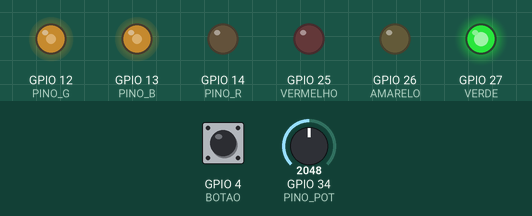
Simulated run of this sketch. Board: ESP32. Parts: output pins drawn as LEDs (lit = HIGH). Inputs (shaded band) come from the test bench; at power-on: GPIO 34 (PINO_POT) = 2048, GPIO 4 (BOTAO) HIGH (analog values on the 0–4095 scale).

Above: at 1.2 s.
1.3 s: GPIO 34 (PINO_POT) set to 2866
At 2.3 s:
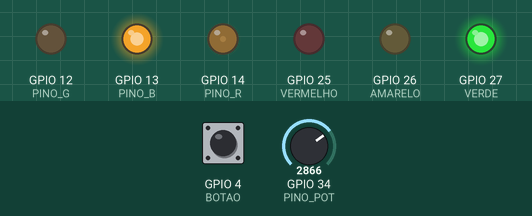
4.3 s: GPIO 34 (PINO_POT) set to 3603
At 6.7 s:
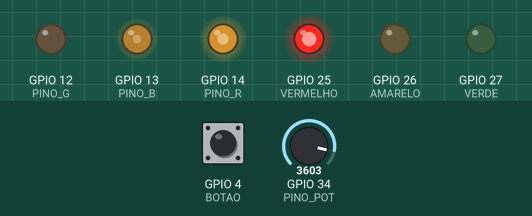
7.3 s: GPIO 34 (PINO_POT) set to 4095
At 8.1 s:
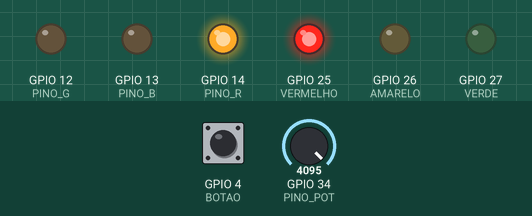
10.3 s: GPIO 34 (PINO_POT) set to 2047
At 11.6 s:
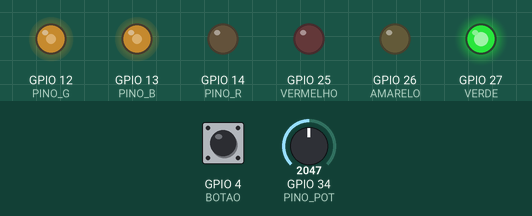
13.3 s: GPIO 34 (PINO_POT) set to 1228
At 14.0 s:
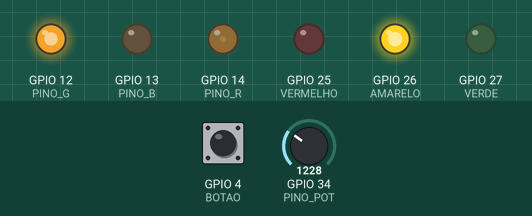
16.3 s: GPIO 34 (PINO_POT) set to 0
At 19.4 s:
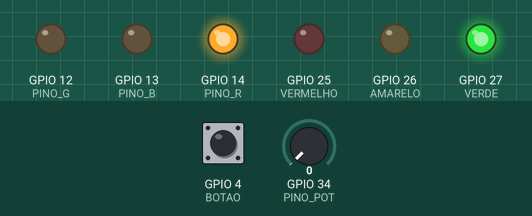
Timing chart, 0 to 34.0 s (numbered marks = the images above; inputs shaded):
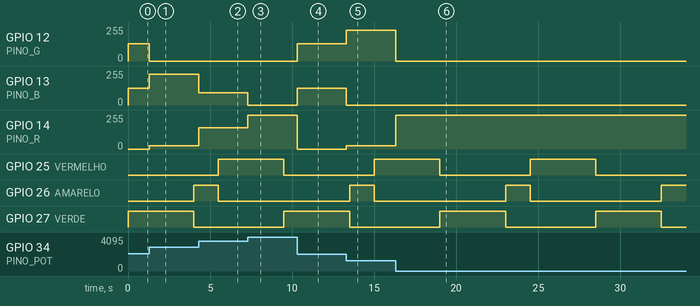

Measured:
- after the input at 1.3 s, GPIO 12 (PINO_G): 128/255 → 0/255 at once; GPIO 13 (PINO_B): 127/255 → 230/255 at once; GPIO 14 (PINO_R): 0/255 → 24/255 at once
- after the input at 4.3 s, GPIO 13 (PINO_B): 230/255 → 93/255 at once; GPIO 14 (PINO_R): 24/255 → 161/255 at once
- after the input at 7.3 s, GPIO 13 (PINO_B): 93/255 → 0/255 at once; GPIO 14 (PINO_R): 161/255 → 255/255 at once
- after the input at 10.3 s, GPIO 12 (PINO_G): 0/255 → 128/255 at once; GPIO 13 (PINO_B): 0/255 → 127/255 at once; GPIO 14 (PINO_R): 255/255 → 0/255 at once
- after the input at 13.3 s, GPIO 12 (PINO_G): 128/255 → 229/255 at once; GPIO 13 (PINO_B): 127/255 → 0/255 at once; GPIO 14 (PINO_R): 0/255 → 25/255 at once
- after the input at 16.3 s, GPIO 12 (PINO_G): 229/255 → 0/255 at once; GPIO 14 (PINO_R): 25/255 → 255/255 at once
- by itself, GPIO 27 (VERDE): alternates HIGH for 4.0 s and LOW for 5.5 s

The sketch:

05_esp32_semaforo_rgb.ino
```cpp
/*
  05 - Semaforo + LED RGB no ESP32 (sem Wi-Fi ainda)
  Placa: ESP32 Dev Module (core esp32 3.x)

  Ligacoes (resistor de 220 ohms em serie com cada LED; catodos/comum no GND):
    Semaforo: GPIO 25 -> vermelho   GPIO 26 -> amarelo   GPIO 27 -> verde
    RGB:      GPIO 14 -> R          GPIO 12 -> G         GPIO 13 -> B
    Botao:    GPIO 4 <-> GND (INPUT_PULLUP)  -> avanca o semaforo na mao
    Pot 10k:  pontas em 3V3 e GND, meio em GPIO 34 -> escolhe a cor do RGB

  O que muda em relacao ao Arduino Uno:
    1. Os pinos sao 3,3 V (o LED acende um pouco mais fraco; 220 ohms continua bom).
    2. analogWrite() existe no core 3.x, mas o "jeito ESP32" e o LEDC:
         ledcAttach(pino, frequencia, resolucao) e ledcWrite(pino, valor).
       Qualquer GPIO de saida pode fazer PWM (no Uno so os pinos com "~").
    3. Nada de delay(): usamos millis() para o semaforo, pois no sketch 06 o Wi-Fi
       precisa do loop() livre.
*/
const int VERMELHO = 25, AMARELO = 26, VERDE = 27;
const int PINO_R = 14, PINO_G = 12, PINO_B = 13;
const int BOTAO = 4, PINO_POT = 34;

const int FASE_PINO[] = { VERDE, AMARELO, VERMELHO };
const unsigned long FASE_MS[] = { 4000, 1500, 4000 };
int faseAtual = 0;
unsigned long inicioFase = 0;
bool botaoAntes = HIGH;

void proximaFase() {
  faseAtual = (faseAtual + 1) % 3;
  mostrar(FASE_PINO[faseAtual]);
  inicioFase = millis();
}

void mostrar(int corSemaforo) {
  digitalWrite(VERMELHO, corSemaforo == VERMELHO);
  digitalWrite(AMARELO,  corSemaforo == AMARELO);
  digitalWrite(VERDE,    corSemaforo == VERDE);
}

void cor(int r, int g, int b) {
  ledcWrite(PINO_R, r);
  ledcWrite(PINO_G, g);
  ledcWrite(PINO_B, b);
}

void corPorMatiz(int h) {            // 0..767: vermelho -> verde -> azul -> vermelho
  h = h % 768;
  if (h < 256)       cor(255 - h, h, 0);
  else if (h < 512)  cor(0, 511 - h, h - 256);
  else               cor(h - 512, 0, 767 - h);
}

void setup() {
  Serial.begin(115200);
  pinMode(VERMELHO, OUTPUT); pinMode(AMARELO, OUTPUT); pinMode(VERDE, OUTPUT);
  pinMode(BOTAO, INPUT_PULLUP);
  analogReadResolution(12);        // pot: 0..4095
  ledcAttach(PINO_R, 5000, 8);     // 5 kHz, 8 bits (0..255) - igual ao analogWrite do Uno
  ledcAttach(PINO_G, 5000, 8);
  ledcAttach(PINO_B, 5000, 8);
  mostrar(FASE_PINO[0]);
  inicioFase = millis();
}

void loop() {
  // semaforo por millis() - ou pelo botao
  if (millis() - inicioFase >= FASE_MS[faseAtual]) proximaFase();
  bool botaoAgora = digitalRead(BOTAO);
  if (botaoAntes == HIGH && botaoAgora == LOW) { proximaFase(); delay(50); }
  botaoAntes = botaoAgora;

  // RGB: o potenciometro escolhe a cor (matiz)
  corPorMatiz(map(analogRead(PINO_POT), 0, 4095, 0, 767));
}
```
